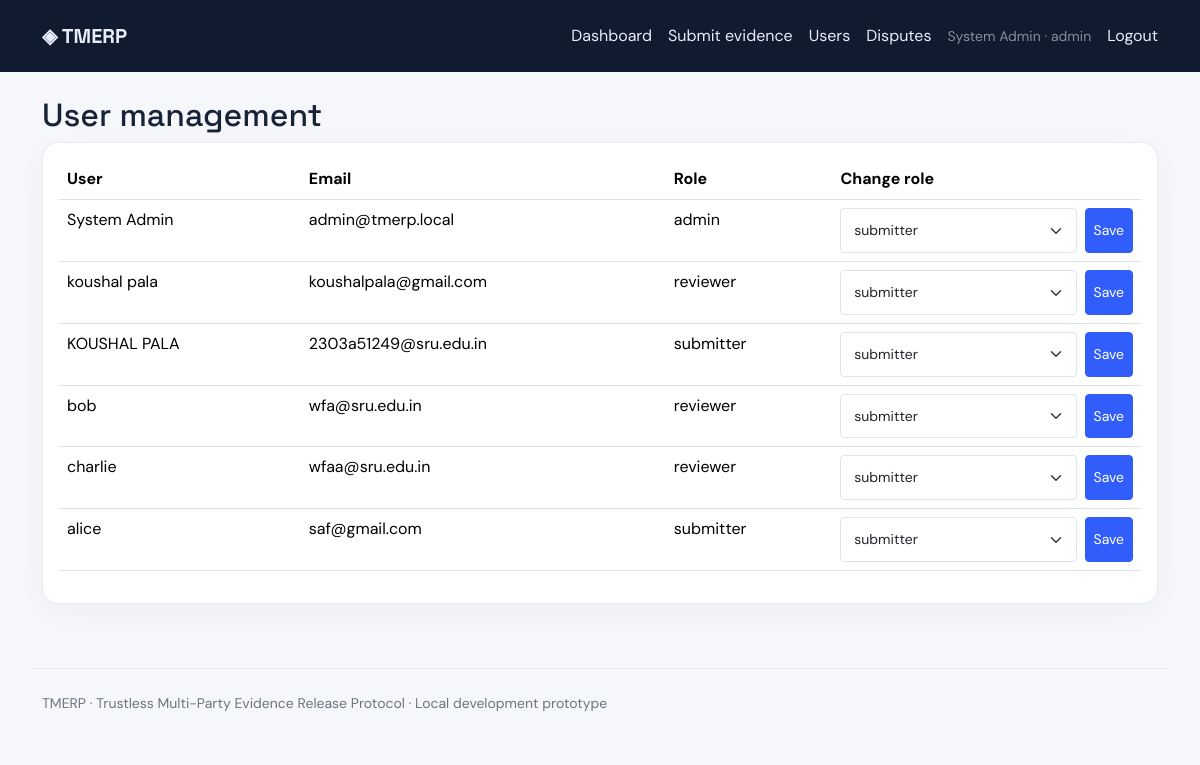
The app's page /admin/users (signed in) with its own data.
### app.py (models this page shows, shortened)
class User(UserMixin, db.Model):
    id = db.Column(db.Integer, primary_key=True)
    name = db.Column(db.String(100), nullable=False)
    email = db.Column(db.String(160), unique=True, nullable=False)
    password_hash = db.Column(db.String(255), nullable=False)
    role = db.Column(db.String(20), nullable=False, default="submitter")
    active = db.Column(db.Boolean, default=True)

### app.py (the view)
@app.route("/admin/users", methods=["GET", "POST"])
@admin_required
def admin_users():
    if request.method == "POST":
        user = db.session.get(User, int(request.form["user_id"]))
        role = request.form.get("role")
        if user and role in ("submitter", "reviewer", "admin"):
            user.role = role; db.session.commit(); flash("User role updated.", "success")
    users = User.query.order_by(User.id.asc()).all()
    return render_template("admin_users.html", users=users)

### app.py (called while the page is built)
@login_manager.user_loader
def load_user(user_id): return db.session.get(User, int(user_id))

def admin_required(fn):
    @wraps(fn)
    @login_required
    def wrapper(*a, **kw):
        if current_user.role != "admin": abort(403)
        return fn(*a, **kw)
    return wrapper

### templates/admin_users.html
{% extends "base.html" %}{% block content %}<h2>User management</h2><div class="panel p-3"><div class="table-responsive"><table class="table"><thead><tr><th>User</th><th>Email</th><th>Role</th><th>Change role</th></tr></thead><tbody>{% for u in users %}<tr><td>{{ u.name }}</td><td>{{ u.email }}</td><td>{{ u.role }}</td><td><form method="post" class="d-flex gap-2"><input type="hidden" name="user_id" value="{{ u.id }}"><select name="role" class="form-select form-select-sm"><option>submitter</option><option>reviewer</option><option>admin</option></select><button class="btn btn-sm btn-primary">Save</button></form></td></tr>{% endfor %}</tbody></table></div></div>{% endblock %}

### templates/base.html (shortened to what this page needs)
<!doctype html>
<html lang="en"><head><meta charset="utf-8"><meta name="viewport" content="width=device-width,initial-scale=1">
<title>{% block title %}TMERP{% endblock %}</title><link href="https://cdn.jsdelivr.net/npm/bootstrap@5.3.3/dist/css/bootstrap.min.css" rel="stylesheet"><link href="{{ url_for('static', filename='style.css') }}" rel="stylesheet"></head>
<body><nav class="navbar navbar-expand-lg navbar-dark"><div class="container"><a class="navbar-brand fw-bold" href="{{ url_for('index') }}">◈ TMERP</a><div class="d-flex gap-3 align-items-center">{% if current_user.is_authenticated %}<a href="{{ url_for('dashboard') }}">Dashboard</a><a href="{{ url_for('new_evidence') }}">Submit evidence</a>{% if current_user.role == 'admin' %}<a href="{{ url_for('admin_users') }}">Users</a><a href="{{ url_for('admin_disputes') }}">Disputes</a>{% endif %}<span class="small text-white-50">{{ current_user.name }} · {{ current_user.role }}</span><a href="{{ url_for('logout') }}">Logout</a>{% else %}<a href="{{ url_for('login') }}">Login</a><a href="{{ url_for('register') }}">Register</a>{% endif %}</div></div></nav>
<main class="container py-4">{% block content %}{% endblock %}</main>
<footer class="container py-4 text-secondary small">TMERP · Trustless Multi-Party Evidence Release Protocol · Local development prototype</footer></body></html>

### static/style.css (style rules this page uses)
:root { --ink:#182338;--muted:#69778c;--line:#e6ebf2;--blue:#315efb }
body { background:#f5f7fb;color:var(--ink);font-family:'DM Sans',sans-serif }
h1,h2,h3,h4,h5,.navbar-brand { font-family:'Space Grotesk',sans-serif }
a { color:var(--blue);text-decoration:none }
.navbar { background:#101b30;padding:16px 0 }
.navbar a { color:#e8edfa }
.panel,.stat { background:#fff;border:1px solid var(--line);border-radius:16px;box-shadow:0 8px 30px rgba(22,39,70,.035) }
.form-control,.form-select { border-color:#dfe5ee;padding:.68rem .8rem }
.btn-primary { background:var(--blue);border-color:var(--blue) }
footer { border-top:1px solid var(--line);margin-top:40px }

### records on screen
User: name "System Admin", role "admin", email "admin@tmerp.local"
User: name "koushal pala", email "koushalpala@gmail.com", role "reviewer"
User: name "KOUSHAL PALA", email "2303a51249@sru.edu.in", role "submitter"
User: name "bob", email "wfa@sru.edu.in", role "reviewer"
User: name "charlie", email "wfaa@sru.edu.in", role "reviewer"
User: name "alice", email "saf@gmail.com", role "submitter"
